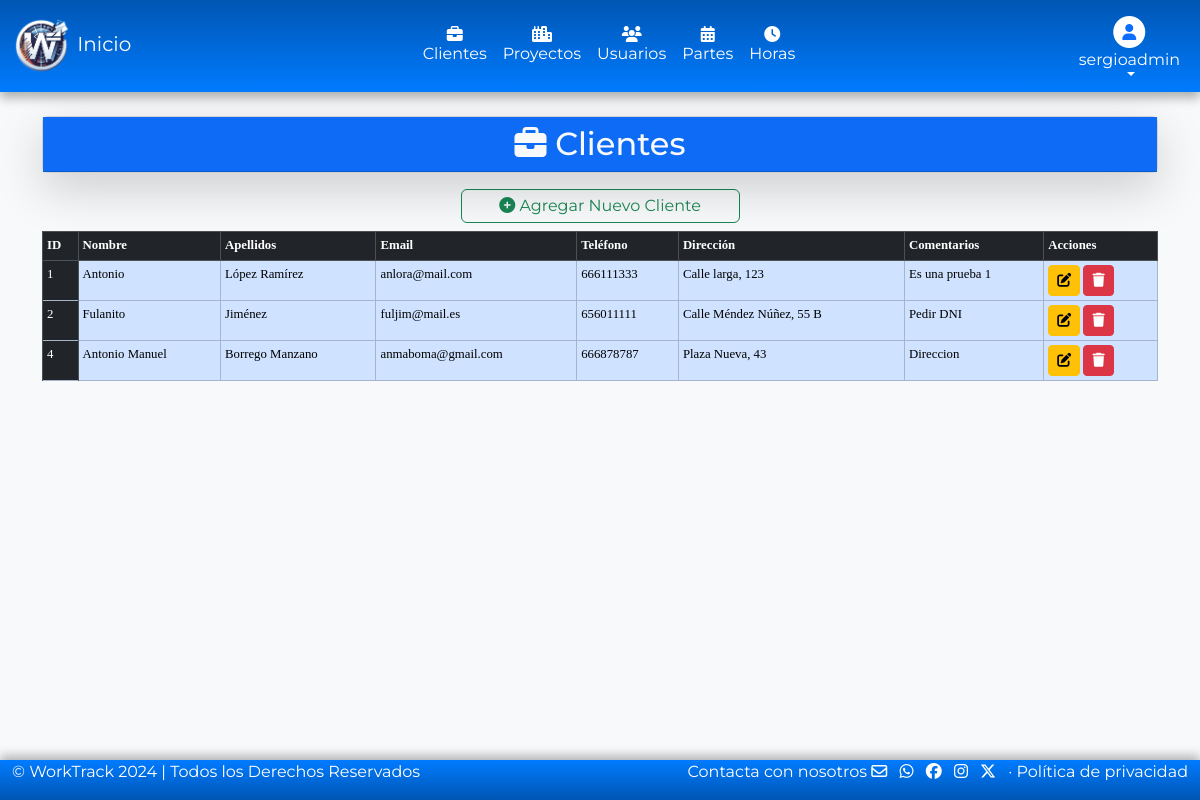
The page /models/clientes/clientes.php (signed in) on the database as committed earlier.
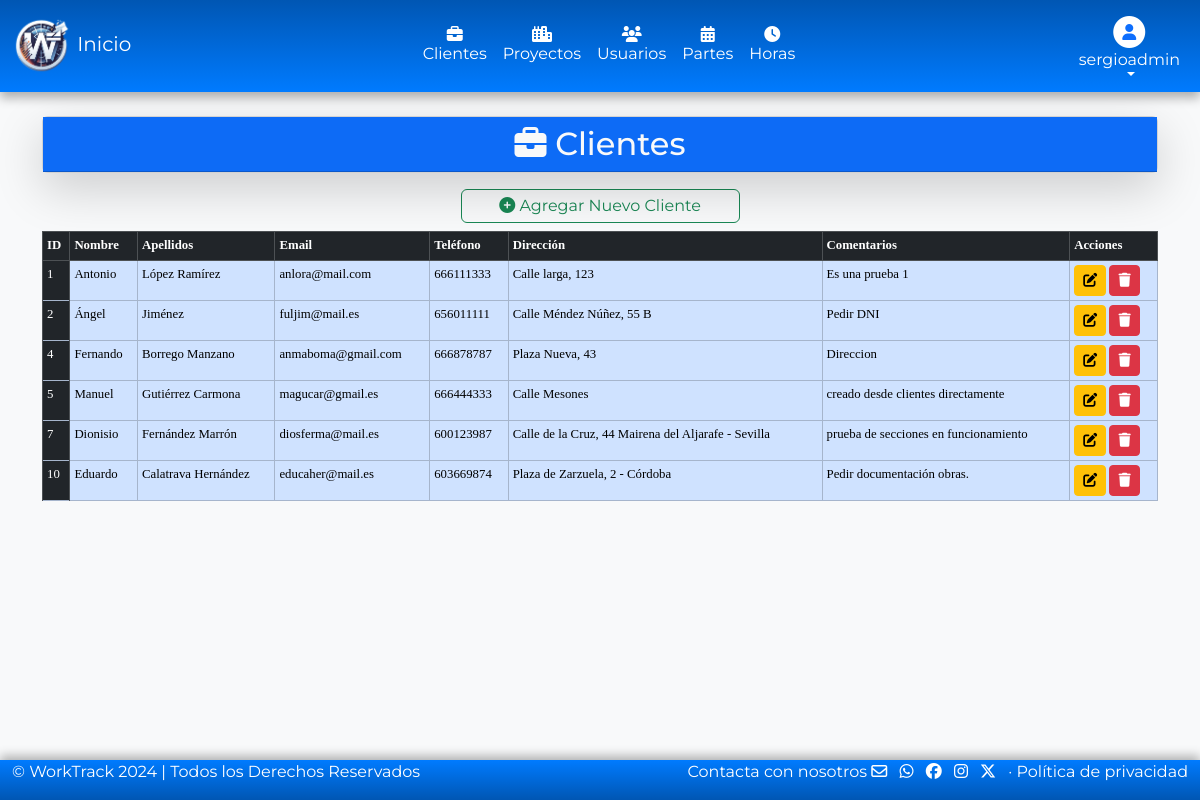
The same page on the database as committed later.
### tables this page shows
CREATE TABLE `clientes` (
  `idCliente` int(11) NOT NULL,
  `nombre` varchar(100) DEFAULT NULL,
  `apellidos` varchar(100) DEFAULT NULL,
  `email` varchar(100) DEFAULT NULL,
  `telefono` varchar(9) DEFAULT NULL,
  `direccion` varchar(255) DEFAULT NULL,
  `comentarios` text DEFAULT NULL
);

### models/clientes/clientes.php (the view, shortened to what this page needs)
<?php
require '../../config/conexion.php';
try {
    $consultaCliente = $conexionbd->prepare("SELECT * FROM clientes");
    $consultaCliente->execute();
} catch (PDOException $e) {
    die("Error en la consulta: " . $e->getMessage());
}
?>
<!DOCTYPE html>
<html lang="es">
<head>
    <link rel="stylesheet" href="/proyectoWT/assets/css/bootstrap.min.css">
    <link rel="stylesheet" href="/proyectoWT/assets/css/all.min.css">
</head>
<header>
    <?php
    if ($_SESSION['rol'] == 1) {
        require_once('../headerAdmin.php');
    } elseif ($_SESSION['rol'] == 2) {
        require_once('../headerUser.php');
    }
    ?>
</header>
<body>
    <div class="container py-4">
        <div class="card mb-3 shadow-lg">
            <span class="placeholder-wave col-12 placeholder-lg bg-primary">
                <h2 class="card-header text-center text-light"><i class="fa-solid fa-briefcase"></i> Clientes</h2>
            </span>
        </div>
        <div class="d-grid col-3 mx-auto">
            <?php if ($_SESSION['rol'] == 1) : ?>
                <a href="#" class="btn btn-outline-success p-1" data-bs-toggle="modal" data-bs-target="#nuevoClienteModal"><i class="fa-solid fa-circle-plus"></i> Agregar Nuevo Cliente</a>
            <?php else : ?>
                <button class='btn btn-outline-success p-1' onclick="alert('No tienes permisos, contacta con el administrador.'); return false;"><i class='fa-solid fa-circle-plus'></i> Agregar Nuevo Cliente</button>
            <?php endif; ?>
        </div>
        <div class="table-responsive-sm">
            <table class="table table-sm table-hover table-bordered mt-2" style="font-size: 0.8em;">
                <thead class="table-dark">
                    <tr>
                        <th>ID</th>
                        <th>Nombre</th>
                        <th>Apellidos</th>
                        <th>Email</th>
                        <th>Teléfono</th>
                        <th>Dirección</th>
                        <th>Comentarios</th>
                        <th>Acciones</th>
                    </tr>
                </thead>
                <tbody class="table-primary">
                    <?php while ($registro = $consultaCliente->fetch(PDO::FETCH_ASSOC)) : ?>
                        <tr>
                            <td class="table-dark"><?= htmlspecialchars($registro['idCliente']); ?></td>
                            <td><?= htmlspecialchars($registro['nombre']); ?></td>
                            <td><?= htmlspecialchars($registro['apellidos']); ?></td>
                            <td><?= htmlspecialchars($registro['email']); ?></td>
                            <td><?= htmlspecialchars($registro['telefono']); ?></td>
                            <td><?= htmlspecialchars($registro['direccion']); ?></td>
                            <td><?= htmlspecialchars($registro['comentarios']); ?></td>
                            <td>
                                <?php if ($_SESSION['rol'] == 1) : ?>
                                    <a href="#" class='btn btn-sm btn-warning' data-bs-toggle='modal' data-bs-target='#editarClienteModal' data-bs-id='<?= htmlspecialchars($registro['idCliente']); ?>'><i class='fa-solid fa-pen-to-square'></i></a>
                                    <a href="#" class='btn btn-sm btn-danger' data-bs-toggle='modal' data-bs-target='#eliminarClienteModal' data-bs-id='<?= htmlspecialchars($registro['idCliente']); ?>'><i class='fa-solid fa-trash'></i> </a>
                                <?php endif; ?>
                            </td>
                        </tr>
                    <?php endwhile; ?>
                </tbody>
            </table>
        </div>
    </div>
    <footer>
        <?php
        require_once('../footer.php');
        ?>
    </footer>
</body>
</html>

### models/headerAdmin.php (shortened to what this page needs)
<!DOCTYPE html>
<html lang="es">
<head>
  <link rel="stylesheet" href="/proyectoWT/assets/css/bootstrap.min.css" />
  <link rel="stylesheet" href="/proyectoWT/assets/css/all.min.css" />
</head>
<header class="navbar navbar-expand-md navbar-dark bd-navbar sticky-top bg-gradient-primary">
  <div class="container-fluid">
    <div class="d-flex align-items-center">
      <a class="navbar-brand" href="/proyectoWT/adminHome.php">
        <img src="/proyectoWT/assets/img/Logo_WT.png" alt="Logo WorkTrack" width="60" height="60" class="d-inline-block" />
        Inicio
      </a>
    </div>
    <div class="collapse navbar-collapse justify-content-center" id="navbarToggler">
      <ul class="navbar-nav mb-2 mb-lg-0">
        <li class="nav-item">
          <a class="nav-link d-flex flex-column align-items-center text-white" href="/proyectoWT/models/clientes/clientes.php">
            <i class="fa-solid fa-briefcase"></i>
            Clientes
          </a>
        </li>
        <li class="nav-item">
          <a class="nav-link d-flex flex-column align-items-center text-white" href="/proyectoWT/models/proyectos/proyectos.php">
            <i class="fa-solid fa-city"></i>
            Proyectos</a>
        </li>
        <li class="nav-item">
          <a class="nav-link d-flex flex-column align-items-center text-white" href="/proyectoWT/models/usuarios/usuarios.php">
            <i class="fa-solid fa-users"></i>
            Usuarios</a>
        </li>
        <li class="nav-item">
          <a class="nav-link d-flex flex-column align-items-center text-white" href="/proyectoWT/models/partes/partes.php">
            <i class="fa-solid fa-calendar-days"></i>
            Partes</a>
        </li>
        <li class="nav-item">
          <a class="nav-link d-flex flex-column align-items-center text-white" href="/proyectoWT/models/horas/horas.php">
            <i class="fa-solid fa-clock"></i>
            Horas</a>
        </li>
      </ul>
    </div>
    <ul class="navbar-nav">
      <li class="nav-item dropdown" data-bs-theme="light">
        <a class="nav-link text-white d-flex flex-column align-items-center dropdown-toggle" href="#" role="button" data-bs-toggle="dropdown" aria-expanded="false">
          <span class="fa-stack">
            <i class="fas fa-circle fa-stack-2x"></i>
            <i class="fa-solid fa-user fa-stack-1x fa-inverse text-primary"></i>
          </span>
          <?php echo $_SESSION['usuario'] ?>
        </a>
      </li>
    </ul>
  </div>
</header>

### models/footer.php
<footer class="footer fixed-bottom bg-primary-footer text-white">
  <div class="container-fluid">
    <div class="row">
      <div class="col-sm-6">
        <p>© WorkTrack 2024 | Todos los Derechos Reservados</p>
      </div>
      <div class="col-sm-6">
        <ul class="list-inline text-sm-end text-white">
          <li class="list-inline-item">
            <a class="nav-link" href="mailto:smarrod687a@isidrodearceneguiycarmona.es" target="_blank" rel="nooper noreferrer">
              Contacta con nosotros <i class="fa-regular fa-envelope"></i></a>
          </li>
          <li class="list-inline-item">
            <a class="nav-link" href="#"><i class="fa-brands fa-whatsapp"></i></a>
          </li>
          <li class="list-inline-item">
            <a class="nav-link" href="#"><i class="fa-brands fa-facebook"></i></a>
          </li>
          <li class="list-inline-item">
            <a class="nav-link" href="#"><i class="fa-brands fa-instagram"></i></a>
          </li>
          <li class="list-inline-item">
            <a class="nav-link" href="#"><i class="fa-brands fa-x-twitter"></i></a>
          </li>
          <li class="list-inline-item">
            <a class="nav-link" href="#">· Política de privacidad</a>
          </li>
        </ul>
      </div>
    </div>
  </div>
</footer>

### models/headerAdmin.php (style rules this page uses)
body { font-family: 'Montserrat'; background-color: #f8f9fa; }
.bg-gradient-primary { background: linear-gradient(to top, #007bff 0%, #0056b3 100%); box-shadow: 0 6px 10px rgba(0, 0, 0, 0.3); }
.bg-primary-footer { background: linear-gradient(to bottom, #007bff 0%, #0056b3 100%); box-shadow: 0 -4px 10px rgba(0, 0, 0, 0.3); }
.table { font-family: 'Lucida Sans'; }

Rows that differ between the two databases and show on the page:
changed clientes "Jiménez": nombre "Fulanito" → "Ángel"
changed clientes "Borrego Manzano": nombre "Antonio Manuel" → "Fernando"
added clientes: idCliente "5", nombre "Manuel", apellidos "Gutiérrez Carmona", email "magucar@gmail.es", telefono "666444333", direccion "Calle Mesones", comentarios "creado desde clientes directamente"
added clientes: idCliente "7", nombre "Dionisio", apellidos "Fernández Marrón", email "diosferma@mail.es", telefono "600123987", direccion "Calle de la Cruz, 44 Mairena del Aljarafe - Sevilla", comentarios "prueba de secciones en funcionamiento"
added clientes: idCliente "10", nombre "Eduardo", apellidos "Calatrava Hernández", email "educaher@mail.es", telefono "603669874", direccion "Plaza de Zarzuela, 2 - Córdoba", comentarios "Pedir documentación obras."
